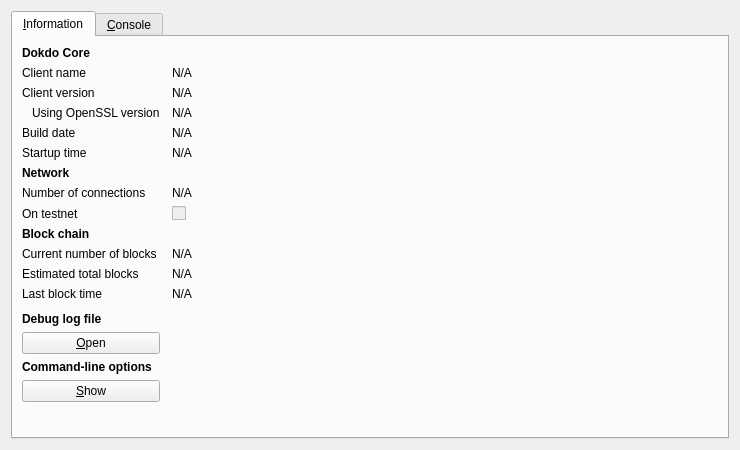
<?xml version="1.0" encoding="UTF-8"?>
<ui version="4.0">
 <class>RPCConsole</class>
 <widget class="QDialog" name="RPCConsole">
  <property name="geometry">
   <rect>
    <x>0</x>
    <y>0</y>
    <width>740</width>
    <height>450</height>
   </rect>
  </property>
  <property name="windowTitle">
   <string>Dokdo - Debug window</string>
  </property>
  <layout class="QVBoxLayout" name="verticalLayout_2">
   <item>
    <widget class="QTabWidget" name="tabWidget">
     <property name="currentIndex">
      <number>0</number>
     </property>
     <widget class="QWidget" name="tab_info">
      <attribute name="title">
       <string>&amp;Information</string>
      </attribute>
      <layout class="QGridLayout" name="gridLayout" columnstretch="0,1">
       <property name="horizontalSpacing">
        <number>12</number>
       </property>
       <item row="0" column="0">
        <widget class="QLabel" name="label_9">
         <property name="font">
          <font>
           <weight>75</weight>
           <bold>true</bold>
          </font>
         </property>
         <property name="text">
          <string>Dokdo Core</string>
         </property>
        </widget>
       </item>
       <item row="1" column="0">
        <widget class="QLabel" name="label_5">
         <property name="text">
          <string>Client name</string>
         </property>
        </widget>
       </item>
       <item row="1" column="1">
        <widget class="QLabel" name="clientName">
         <property name="cursor">
          <cursorShape>IBeamCursor</cursorShape>
         </property>
         <property name="text">
          <string>N/A</string>
         </property>
         <property name="textFormat">
          <enum>Qt::PlainText</enum>
         </property>
         <property name="textInteractionFlags">
          <set>Qt::LinksAccessibleByMouse|Qt::TextSelectableByKeyboard|Qt::TextSelectableByMouse</set>
         </property>
        </widget>
       </item>
       <item row="2" column="0">
        <widget class="QLabel" name="label_6">
         <property name="text">
          <string>Client version</string>
         </property>
        </widget>
       </item>
       <item row="2" column="1">
        <widget class="QLabel" name="clientVersion">
         <property name="cursor">
          <cursorShape>IBeamCursor</cursorShape>
         </property>
         <property name="text">
          <string>N/A</string>
         </property>
         <property name="textFormat">
          <enum>Qt::PlainText</enum>
         </property>
         <property name="textInteractionFlags">
          <set>Qt::LinksAccessibleByMouse|Qt::TextSelectableByKeyboard|Qt::TextSelectableByMouse</set>
         </property>
        </widget>
       </item>
       <item row="3" column="0">
        <widget class="QLabel" name="label_14">
         <property name="text">
          <string>Using OpenSSL version</string>
         </property>
         <property name="indent">
          <number>10</number>
         </property>
        </widget>
       </item>
       <item row="3" column="1">
        <widget class="QLabel" name="openSSLVersion">
         <property name="cursor">
          <cursorShape>IBeamCursor</cursorShape>
         </property>
         <property name="text">
          <string>N/A</string>
         </property>
         <property name="textFormat">
          <enum>Qt::PlainText</enum>
         </property>
         <property name="textInteractionFlags">
          <set>Qt::LinksAccessibleByMouse|Qt::TextSelectableByKeyboard|Qt::TextSelectableByMouse</set>
         </property>
        </widget>
       </item>
       <item row="4" column="0">
        <widget class="QLabel" name="label_12">
         <property name="text">
          <string>Build date</string>
         </property>
        </widget>
       </item>
       <item row="4" column="1">
        <widget class="QLabel" name="buildDate">
         <property name="cursor">
          <cursorShape>IBeamCursor</cursorShape>
         </property>
         <property name="text">
          <string>N/A</string>
         </property>
         <property name="textFormat">
          <enum>Qt::PlainText</enum>
         </property>
         <property name="textInteractionFlags">
          <set>Qt::LinksAccessibleByMouse|Qt::TextSelectableByKeyboard|Qt::TextSelectableByMouse</set>
         </property>
        </widget>
       </item>
       <item row="5" column="0">
        <widget class="QLabel" name="label_13">
         <property name="text">
          <string>Startup time</string>
         </property>
        </widget>
       </item>
       <item row="5" column="1">
        <widget class="QLabel" name="startupTime">
         <property name="cursor">
          <cursorShape>IBeamCursor</cursorShape>
         </property>
         <property name="text">
          <string>N/A</string>
         </property>
         <property name="textFormat">
          <enum>Qt::PlainText</enum>
         </property>
         <property name="textInteractionFlags">
          <set>Qt::LinksAccessibleByMouse|Qt::TextSelectableByKeyboard|Qt::TextSelectableByMouse</set>
         </property>
        </widget>
       </item>
       <item row="6" column="0">
        <widget class="QLabel" name="label_11">
         <property name="font">
          <font>
           <weight>75</weight>
           <bold>true</bold>
          </font>
         </property>
         <property name="text">
          <string>Network</string>
         </property>
        </widget>
       </item>
       <item row="7" column="0">
        <widget class="QLabel" name="label_7">
         <property name="text">
          <string>Number of connections</string>
         </property>
        </widget>
       </item>
       <item row="7" column="1">
        <widget class="QLabel" name="numberOfConnections">
         <property name="cursor">
          <cursorShape>IBeamCursor</cursorShape>
         </property>
         <property name="text">
          <string>N/A</string>
         </property>
         <property name="textFormat">
          <enum>Qt::PlainText</enum>
         </property>
         <property name="textInteractionFlags">
          <set>Qt::LinksAccessibleByMouse|Qt::TextSelectableByKeyboard|Qt::TextSelectableByMouse</set>
         </property>
        </widget>
       </item>
       <item row="8" column="0">
        <widget class="QLabel" name="label_8">
         <property name="text">
          <string>On testnet</string>
         </property>
        </widget>
       </item>
       <item row="8" column="1">
        <widget class="QCheckBox" name="isTestNet">
         <property name="enabled">
          <bool>false</bool>
         </property>
         <property name="text">
          <string/>
         </property>
        </widget>
       </item>
       <item row="9" column="0">
        <widget class="QLabel" name="label_10">
         <property name="font">
          <font>
           <weight>75</weight>
           <bold>true</bold>
          </font>
         </property>
         <property name="text">
          <string>Block chain</string>
         </property>
        </widget>
       </item>
       <item row="10" column="0">
        <widget class="QLabel" name="label_3">
         <property name="text">
          <string>Current number of blocks</string>
         </property>
        </widget>
       </item>
       <item row="10" column="1">
        <widget class="QLabel" name="numberOfBlocks">
         <property name="cursor">
          <cursorShape>IBeamCursor</cursorShape>
         </property>
         <property name="text">
          <string>N/A</string>
         </property>
         <property name="textFormat">
          <enum>Qt::PlainText</enum>
         </property>
         <property name="textInteractionFlags">
          <set>Qt::LinksAccessibleByMouse|Qt::TextSelectableByKeyboard|Qt::TextSelectableByMouse</set>
         </property>
        </widget>
       </item>
       <item row="11" column="0">
        <widget class="QLabel" name="label_4">
         <property name="text">
          <string>Estimated total blocks</string>
         </property>
        </widget>
       </item>
       <item row="11" column="1">
        <widget class="QLabel" name="totalBlocks">
         <property name="cursor">
          <cursorShape>IBeamCursor</cursorShape>
         </property>
         <property name="text">
          <string>N/A</string>
         </property>
         <property name="textFormat">
          <enum>Qt::PlainText</enum>
         </property>
         <property name="textInteractionFlags">
          <set>Qt::LinksAccessibleByMouse|Qt::TextSelectableByKeyboard|Qt::TextSelectableByMouse</set>
         </property>
        </widget>
       </item>
       <item row="12" column="0">
        <widget class="QLabel" name="label_2">
         <property name="text">
          <string>Last block time</string>
         </property>
        </widget>
       </item>
       <item row="12" column="1">
        <widget class="QLabel" name="lastBlockTime">
         <property name="cursor">
          <cursorShape>IBeamCursor</cursorShape>
         </property>
         <property name="text">
          <string>N/A</string>
         </property>
         <property name="textFormat">
          <enum>Qt::PlainText</enum>
         </property>
         <property name="textInteractionFlags">
          <set>Qt::LinksAccessibleByMouse|Qt::TextSelectableByKeyboard|Qt::TextSelectableByMouse</set>
         </property>
        </widget>
       </item>
       <item row="13" column="0">
        <spacer name="verticalSpacer_2">
         <property name="orientation">
          <enum>Qt::Vertical</enum>
         </property>
         <property name="sizeHint" stdset="0">
          <size>
           <width>20</width>
           <height>20</height>
          </size>
         </property>
        </spacer>
       </item>
       <item row="14" column="0">
        <widget class="QLabel" name="labelDebugLogfile">
         <property name="font">
          <font>
           <weight>75</weight>
           <bold>true</bold>
          </font>
         </property>
         <property name="text">
          <string>Debug log file</string>
         </property>
        </widget>
       </item>
       <item row="15" column="0">
        <widget class="QPushButton" name="openDebugLogfileButton">
         <property name="toolTip">
          <string>Open the Dokdo debug log file from the current data directory. This can take a few seconds for large log files.</string>
         </property>
         <property name="text">
          <string>&amp;Open</string>
         </property>
         <property name="autoDefault">
          <bool>false</bool>
         </property>
        </widget>
       </item>
       <item row="16" column="0">
        <widget class="QLabel" name="labelCLOptions">
         <property name="font">
          <font>
           <weight>75</weight>
           <bold>true</bold>
          </font>
         </property>
         <property name="text">
          <string>Command-line options</string>
         </property>
        </widget>
       </item>
       <item row="17" column="0">
        <widget class="QPushButton" name="showCLOptionsButton">
         <property name="toolTip">
          <string>Show the Dokdo-Qt help message to get a list with possible Bitcoin command-line options.</string>
         </property>
         <property name="text">
          <string>&amp;Show</string>
         </property>
         <property name="autoDefault">
          <bool>false</bool>
         </property>
        </widget>
       </item>
       <item row="18" column="0">
        <spacer name="verticalSpacer">
         <property name="orientation">
          <enum>Qt::Vertical</enum>
         </property>
         <property name="sizeHint" stdset="0">
          <size>
           <width>20</width>
           <height>40</height>
          </size>
         </property>
        </spacer>
       </item>
      </layout>
     </widget>
     <widget class="QWidget" name="tab_console">
      <attribute name="title">
       <string>&amp;Console</string>
      </attribute>
      <layout class="QVBoxLayout" name="verticalLayout_3">
       <property name="spacing">
        <number>3</number>
       </property>
       <item>
        <widget class="QTextEdit" name="messagesWidget">
         <property name="minimumSize">
          <size>
           <width>0</width>
           <height>100</height>
          </size>
         </property>
         <property name="readOnly">
          <bool>true</bool>
         </property>
         <property name="tabKeyNavigation" stdset="0">
          <bool>false</bool>
         </property>
         <property name="columnCount" stdset="0">
          <number>2</number>
         </property>
        </widget>
       </item>
       <item>
        <layout class="QHBoxLayout" name="horizontalLayout">
         <property name="spacing">
          <number>3</number>
         </property>
         <item>
          <widget class="QLabel" name="label">
           <property name="text">
            <string notr="true">&gt;</string>
           </property>
          </widget>
         </item>
         <item>
          <widget class="QLineEdit" name="lineEdit"/>
         </item>
         <item>
          <widget class="QPushButton" name="clearButton">
           <property name="maximumSize">
            <size>
             <width>24</width>
             <height>24</height>
            </size>
           </property>
           <property name="toolTip">
            <string>Clear console</string>
           </property>
           <property name="text">
            <string/>
           </property>
           <property name="icon">
            <iconset resource="../bitcoin.qrc">
             <normaloff>:/icons/remove</normaloff>:/icons/remove</iconset>
           </property>
           <property name="shortcut">
            <string notr="true">Ctrl+L</string>
           </property>
           <property name="autoDefault">
            <bool>false</bool>
           </property>
          </widget>
         </item>
        </layout>
       </item>
      </layout>
     </widget>
    </widget>
   </item>
  </layout>
 </widget>
 <resources>
  <include location="../bitcoin.qrc"/>
 </resources>
 <connections/>
</ui>
